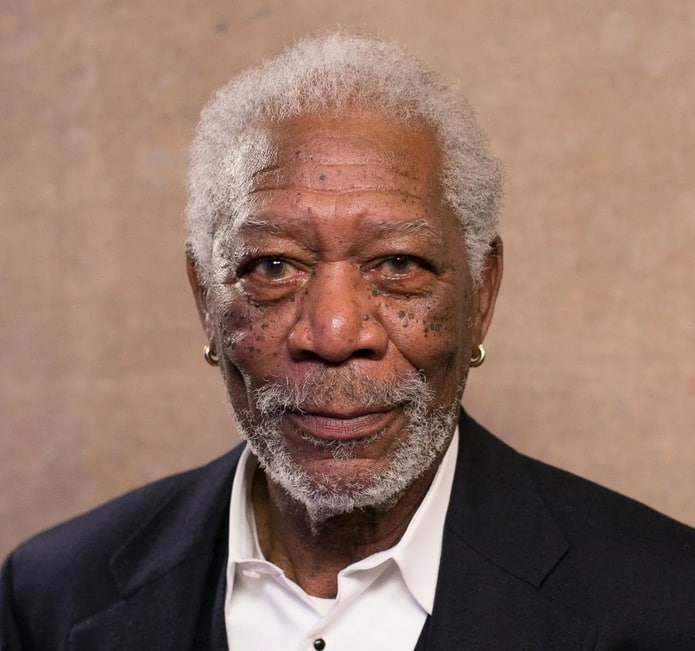
#> input picture tgbot/IMG/mfrman.jpg, 695 x 651 px
$ python -i clustering.py   (imports and definitions only)
#> lines starting #> are read from the running program, lines starting #| are printed output that depends on the picture
# -*- coding: UTF-8 -*-

# Import libraries
from sklearn.cluster import KMeans #from sklearn import cluster as sk_cluster
import matplotlib.pyplot as plt
import numpy as np
import cv2
from collections import Counter
from skimage.color import rgb2lab, deltaE_cie76
import os
import io
from scipy.spatial import distance as sci_distance # Определение оптимального количество кластеров методом Elbow
from kneed import KneeLocator # для автоматического определения оптимального числа кластеров
#from sklearn.metrics import silhouette_score # 2-й метод нахождения оптимального числа Кластеров

import matplotlib.image as Img
from scipy.cluster.vq import whiten
from scipy.cluster.vq import kmeans
import pandas as pd
#import matplotlib.pyplot as plt
from skimage import io as IO

#cascadePath = 'tgbot/service/Cascades/..'

# ------> Clustering K-Means <----------
# [39 lines left out: function kmeans_method, not called in this run]

# -------> Color Pie5 <------------
#Define the HEX values of colours
def RGB2HEX(color):
    return "#{:02x}{:02x}{:02x}".format(int(color[0]), int(color[1]), int(color[2]))

# [118 lines left out: functions RGB2HEX2, get_colours, colorpie_method, colorbar3_method, visualize_colors, not called in this run]

def colorbar7_method(in_img, out_img):
    nparr = np.fromstring(in_img.getvalue(), np.uint8)
#    my_image = cv2.imdecode(nparr, cv2.IMREAD_UNCHANGED)
    image = cv2.imdecode(nparr, cv2.IMREAD_COLOR)
    image = cv2.cvtColor(image, cv2.COLOR_BGR2RGB)

    N = 7
    reshape = image.reshape((image.shape[0] * image.shape[1], 3))

    # Find and display most dominant colors
    cluster = KMeans(n_clusters=N).fit(reshape)
    visualize = visualize_colors(cluster, cluster.cluster_centers_)
    visualize = cv2.cvtColor(visualize, cv2.COLOR_RGB2BGR)

#    plt.savefig('bar7.jpg', bbox_inches='tight')
#    plt.close('all')

    #new_img = cv2.imread('bar7.jpg')
    is_success, buffer = cv2.imencode(".jpg", visualize)
    return io.BytesIO(buffer)


# ---------> Optimal Bar  <----------
# [128 lines left out: functions centroid_histogram, plot_colors, optimal_method, colorbar9_method, not called in this run]

>>> import cv2
>>> picture = cv2.imread('../IMG/mfrman.jpg', cv2.IMREAD_GRAYSCALE)
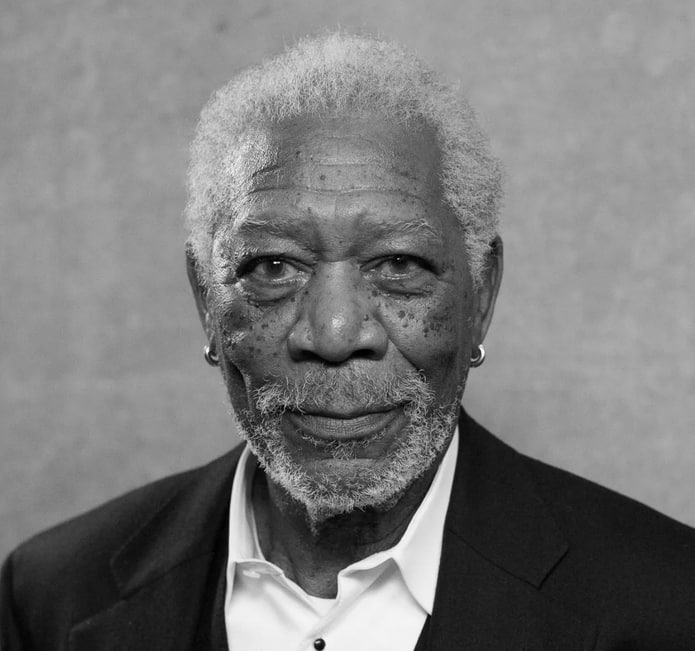
#> picture: shape (651, 695); min 0, max 255, mean 121.3
>>> result = colorbar7_method(picture, 'out.png')
#> (the run stopped early here; a loop or call above may not have finished)
